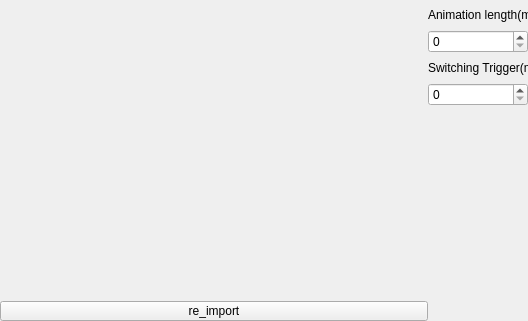
<?xml version="1.0" encoding="UTF-8"?>
<ui version="4.0">
 <class>SequenciedSettingsWidget</class>
 <widget class="QWidget" name="SequenciedSettingsWidget">
  <property name="geometry">
   <rect>
    <x>0</x>
    <y>0</y>
    <width>528</width>
    <height>321</height>
   </rect>
  </property>
  <property name="windowTitle">
   <string>Form</string>
  </property>
  <layout class="QHBoxLayout" name="horizontalLayout">
   <property name="spacing">
    <number>0</number>
   </property>
   <property name="leftMargin">
    <number>0</number>
   </property>
   <property name="topMargin">
    <number>0</number>
   </property>
   <property name="rightMargin">
    <number>0</number>
   </property>
   <property name="bottomMargin">
    <number>0</number>
   </property>
   <item>
    <widget class="QWidget" name="image_displayerWidgets_left" native="true">
     <layout class="QVBoxLayout" name="verticalLayout_2">
      <property name="spacing">
       <number>0</number>
      </property>
      <property name="leftMargin">
       <number>0</number>
      </property>
      <property name="topMargin">
       <number>0</number>
      </property>
      <property name="rightMargin">
       <number>0</number>
      </property>
      <property name="bottomMargin">
       <number>0</number>
      </property>
      <item>
       <widget class="QWidget" name="image_displayerWidgets" native="true">
        <layout class="QVBoxLayout" name="verticalLayout_3"/>
       </widget>
      </item>
      <item>
       <widget class="QPushButton" name="btn_reimport">
        <property name="minimumSize">
         <size>
          <width>0</width>
          <height>0</height>
         </size>
        </property>
        <property name="maximumSize">
         <size>
          <width>16777215</width>
          <height>20</height>
         </size>
        </property>
        <property name="text">
         <string>re_import</string>
        </property>
       </widget>
      </item>
     </layout>
    </widget>
   </item>
   <item>
    <widget class="QWidget" name="widget_2" native="true">
     <property name="maximumSize">
      <size>
       <width>100</width>
       <height>16777215</height>
      </size>
     </property>
     <layout class="QVBoxLayout" name="verticalLayout">
      <property name="spacing">
       <number>0</number>
      </property>
      <property name="leftMargin">
       <number>0</number>
      </property>
      <property name="topMargin">
       <number>0</number>
      </property>
      <property name="rightMargin">
       <number>0</number>
      </property>
      <property name="bottomMargin">
       <number>0</number>
      </property>
      <item>
       <widget class="QLabel" name="label_2">
        <property name="maximumSize">
         <size>
          <width>16777215</width>
          <height>30</height>
         </size>
        </property>
        <property name="text">
         <string>Animation length(ms)</string>
        </property>
       </widget>
      </item>
      <item>
       <widget class="QSpinBox" name="animation_spinbox">
        <property name="maximum">
         <number>100000</number>
        </property>
       </widget>
      </item>
      <item>
       <widget class="QLabel" name="label">
        <property name="maximumSize">
         <size>
          <width>16777215</width>
          <height>30</height>
         </size>
        </property>
        <property name="text">
         <string>Switching Trigger(ms)</string>
        </property>
       </widget>
      </item>
      <item>
       <widget class="QSpinBox" name="switching_trigger">
        <property name="maximum">
         <number>100000</number>
        </property>
       </widget>
      </item>
      <item>
       <widget class="QLabel" name="clicked_label">
        <property name="text">
         <string/>
        </property>
        <property name="scaledContents">
         <bool>true</bool>
        </property>
        <property name="alignment">
         <set>Qt::AlignmentFlag::AlignCenter</set>
        </property>
       </widget>
      </item>
     </layout>
    </widget>
   </item>
  </layout>
 </widget>
 <resources/>
 <connections/>
</ui>
